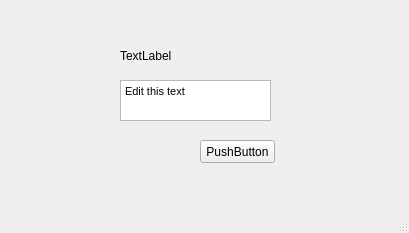
<?xml version="1.0" encoding="UTF-8"?>
<ui version="4.0">
 <class>MainWindow</class>
 <widget class="QMainWindow" name="MainWindow">
  <property name="geometry">
   <rect>
    <x>0</x>
    <y>0</y>
    <width>409</width>
    <height>233</height>
   </rect>
  </property>
  <property name="windowTitle">
   <string>MainWindow</string>
  </property>
  <widget class="QWidget" name="centralwidget">
   <widget class="QPushButton" name="pushButton">
    <property name="geometry">
     <rect>
      <x>200</x>
      <y>140</y>
      <width>75</width>
      <height>23</height>
     </rect>
    </property>
    <property name="text">
     <string>PushButton</string>
    </property>
   </widget>
   <widget class="QLabel" name="label">
    <property name="geometry">
     <rect>
      <x>120</x>
      <y>35</y>
      <width>151</width>
      <height>41</height>
     </rect>
    </property>
    <property name="text">
     <string>TextLabel</string>
    </property>
   </widget>
   <widget class="QTextEdit" name="textEdit">
    <property name="geometry">
     <rect>
      <x>120</x>
      <y>80</y>
      <width>151</width>
      <height>41</height>
     </rect>
    </property>
    <property name="html">
     <string>&lt;!DOCTYPE HTML PUBLIC &quot;-//W3C//DTD HTML 4.0//EN&quot; &quot;http://www.w3.org/TR/REC-html40/strict.dtd&quot;&gt;
&lt;html&gt;&lt;head&gt;&lt;meta name=&quot;qrichtext&quot; content=&quot;1&quot; /&gt;&lt;style type=&quot;text/css&quot;&gt;
p, li { white-space: pre-wrap; }
&lt;/style&gt;&lt;/head&gt;&lt;body style=&quot; font-family:'MS Shell Dlg 2'; font-size:8.25pt; font-weight:400; font-style:normal;&quot;&gt;
&lt;p style=&quot; margin-top:0px; margin-bottom:0px; margin-left:0px; margin-right:0px; -qt-block-indent:0; text-indent:0px;&quot;&gt;Edit this text&lt;/p&gt;&lt;/body&gt;&lt;/html&gt;</string>
    </property>
   </widget>
  </widget>
  <widget class="QMenuBar" name="menubar">
   <property name="geometry">
    <rect>
     <x>0</x>
     <y>0</y>
     <width>409</width>
     <height>18</height>
    </rect>
   </property>
  </widget>
  <widget class="QStatusBar" name="statusbar"/>
 </widget>
 <resources/>
 <connections/>
</ui>
